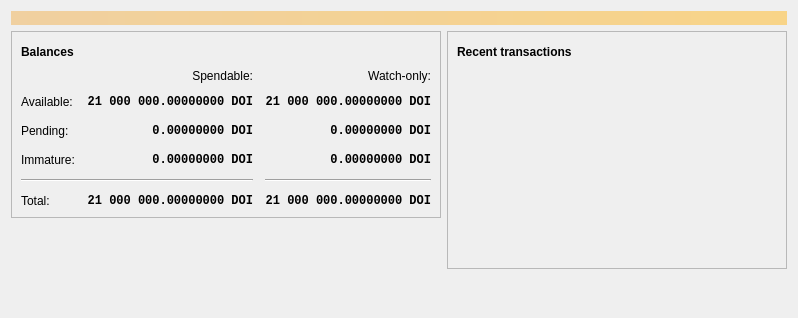
<?xml version="1.0" encoding="UTF-8"?>
<ui version="4.0">
 <class>OverviewPage</class>
 <widget class="QWidget" name="OverviewPage">
  <property name="geometry">
   <rect>
    <x>0</x>
    <y>0</y>
    <width>798</width>
    <height>318</height>
   </rect>
  </property>
  <property name="windowTitle">
   <string>Form</string>
  </property>
  <layout class="QVBoxLayout" name="topLayout">
   <item>
    <widget class="QLabel" name="labelAlerts">
     <property name="visible">
      <bool>false</bool>
     </property>
     <property name="styleSheet">
      <string notr="true">QLabel { background-color: qlineargradient(x1: 0, y1: 0, x2: 1, y2: 0, stop:0 #F0D0A0, stop:1 #F8D488); color:#000000; }</string>
     </property>
     <property name="wordWrap">
      <bool>true</bool>
     </property>
     <property name="margin">
      <number>3</number>
     </property>
     <property name="textInteractionFlags">
      <set>Qt::TextSelectableByMouse</set>
     </property>
    </widget>
   </item>
   <item>
    <layout class="QHBoxLayout" name="horizontalLayout" stretch="1,1">
     <item>
      <layout class="QVBoxLayout" name="verticalLayout_2">
       <item>
        <widget class="QFrame" name="frame">
         <property name="frameShape">
          <enum>QFrame::StyledPanel</enum>
         </property>
         <property name="frameShadow">
          <enum>QFrame::Raised</enum>
         </property>
         <layout class="QVBoxLayout" name="verticalLayout_4">
          <item>
           <layout class="QHBoxLayout" name="horizontalLayout_4">
            <item>
             <widget class="QLabel" name="label_5">
              <property name="font">
               <font>
                <weight>75</weight>
                <bold>true</bold>
               </font>
              </property>
              <property name="text">
               <string>Balances</string>
              </property>
             </widget>
            </item>
            <item>
             <widget class="QPushButton" name="labelWalletStatus">
              <property name="enabled">
               <bool>true</bool>
              </property>
              <property name="maximumSize">
               <size>
                <width>30</width>
                <height>16777215</height>
               </size>
              </property>
              <property name="toolTip">
               <string>The displayed information may be out of date. Your wallet automatically synchronizes with the Doichain network after a connection is established, but this process has not completed yet.</string>
              </property>
              <property name="text">
               <string/>
              </property>
              <property name="icon">
               <iconset resource="../bitcoin.qrc">
                <normaloff>:/icons/warning</normaloff>
                <disabledoff>:/icons/warning</disabledoff>:/icons/warning</iconset>
              </property>
              <property name="iconSize">
               <size>
                <width>24</width>
                <height>24</height>
               </size>
              </property>
              <property name="flat">
               <bool>true</bool>
              </property>
             </widget>
            </item>
            <item>
             <spacer name="horizontalSpacer_3">
              <property name="orientation">
               <enum>Qt::Horizontal</enum>
              </property>
              <property name="sizeHint" stdset="0">
               <size>
                <width>40</width>
                <height>20</height>
               </size>
              </property>
             </spacer>
            </item>
           </layout>
          </item>
          <item>
           <layout class="QGridLayout" name="gridLayout">
            <property name="spacing">
             <number>12</number>
            </property>
            <item row="2" column="2">
             <widget class="QLabel" name="labelWatchPending">
              <property name="font">
               <font>
                <family>Monospace</family>
                <weight>75</weight>
                <bold>true</bold>
               </font>
              </property>
              <property name="cursor">
               <cursorShape>IBeamCursor</cursorShape>
              </property>
              <property name="toolTip">
               <string>Unconfirmed transactions to watch-only addresses</string>
              </property>
              <property name="text">
               <string notr="true">0.00000000 DOI</string>
              </property>
              <property name="alignment">
               <set>Qt::AlignRight|Qt::AlignTrailing|Qt::AlignVCenter</set>
              </property>
              <property name="textInteractionFlags">
               <set>Qt::LinksAccessibleByMouse|Qt::TextSelectableByKeyboard|Qt::TextSelectableByMouse</set>
              </property>
             </widget>
            </item>
            <item row="2" column="1">
             <widget class="QLabel" name="labelUnconfirmed">
              <property name="font">
               <font>
                <family>Monospace</family>
                <weight>75</weight>
                <bold>true</bold>
               </font>
              </property>
              <property name="cursor">
               <cursorShape>IBeamCursor</cursorShape>
              </property>
              <property name="toolTip">
               <string>Total of transactions that have yet to be confirmed, and do not yet count toward the spendable balance</string>
              </property>
              <property name="text">
               <string notr="true">0.00000000 DOI</string>
              </property>
              <property name="alignment">
               <set>Qt::AlignRight|Qt::AlignTrailing|Qt::AlignVCenter</set>
              </property>
              <property name="textInteractionFlags">
               <set>Qt::LinksAccessibleByMouse|Qt::TextSelectableByKeyboard|Qt::TextSelectableByMouse</set>
              </property>
             </widget>
            </item>
            <item row="3" column="2">
             <widget class="QLabel" name="labelWatchImmature">
              <property name="font">
               <font>
                <family>Monospace</family>
                <weight>75</weight>
                <bold>true</bold>
               </font>
              </property>
              <property name="cursor">
               <cursorShape>IBeamCursor</cursorShape>
              </property>
              <property name="toolTip">
               <string>Mined balance in watch-only addresses that has not yet matured</string>
              </property>
              <property name="text">
               <string notr="true">0.00000000 DOI</string>
              </property>
              <property name="alignment">
               <set>Qt::AlignRight|Qt::AlignTrailing|Qt::AlignVCenter</set>
              </property>
              <property name="textInteractionFlags">
               <set>Qt::LinksAccessibleByMouse|Qt::TextSelectableByKeyboard|Qt::TextSelectableByMouse</set>
              </property>
             </widget>
            </item>
            <item row="4" column="0" colspan="2">
             <widget class="Line" name="line">
              <property name="orientation">
               <enum>Qt::Horizontal</enum>
              </property>
             </widget>
            </item>
            <item row="4" column="2">
             <widget class="Line" name="lineWatchBalance">
              <property name="sizePolicy">
               <sizepolicy hsizetype="Preferred" vsizetype="Fixed">
                <horstretch>0</horstretch>
                <verstretch>0</verstretch>
               </sizepolicy>
              </property>
              <property name="minimumSize">
               <size>
                <width>140</width>
                <height>0</height>
               </size>
              </property>
              <property name="orientation">
               <enum>Qt::Horizontal</enum>
              </property>
             </widget>
            </item>
            <item row="5" column="0">
             <widget class="QLabel" name="labelTotalText">
              <property name="text">
               <string>Total:</string>
              </property>
             </widget>
            </item>
            <item row="3" column="1">
             <widget class="QLabel" name="labelImmature">
              <property name="font">
               <font>
                <family>Monospace</family>
                <weight>75</weight>
                <bold>true</bold>
               </font>
              </property>
              <property name="cursor">
               <cursorShape>IBeamCursor</cursorShape>
              </property>
              <property name="toolTip">
               <string>Mined balance that has not yet matured</string>
              </property>
              <property name="text">
               <string notr="true">0.00000000 DOI</string>
              </property>
              <property name="alignment">
               <set>Qt::AlignRight|Qt::AlignTrailing|Qt::AlignVCenter</set>
              </property>
              <property name="textInteractionFlags">
               <set>Qt::LinksAccessibleByMouse|Qt::TextSelectableByKeyboard|Qt::TextSelectableByMouse</set>
              </property>
             </widget>
            </item>
            <item row="2" column="3">
             <spacer name="horizontalSpacer_2">
              <property name="orientation">
               <enum>Qt::Horizontal</enum>
              </property>
              <property name="sizeHint" stdset="0">
               <size>
                <width>40</width>
                <height>20</height>
               </size>
              </property>
             </spacer>
            </item>
            <item row="3" column="0">
             <widget class="QLabel" name="labelImmatureText">
              <property name="text">
               <string>Immature:</string>
              </property>
             </widget>
            </item>
            <item row="5" column="1">
             <widget class="QLabel" name="labelTotal">
              <property name="font">
               <font>
                <family>Monospace</family>
                <weight>75</weight>
                <bold>true</bold>
               </font>
              </property>
              <property name="cursor">
               <cursorShape>IBeamCursor</cursorShape>
              </property>
              <property name="toolTip">
               <string>Your current total balance</string>
              </property>
              <property name="text">
               <string notr="true">21 000 000.00000000 DOI</string>
              </property>
              <property name="alignment">
               <set>Qt::AlignRight|Qt::AlignTrailing|Qt::AlignVCenter</set>
              </property>
              <property name="textInteractionFlags">
               <set>Qt::LinksAccessibleByMouse|Qt::TextSelectableByKeyboard|Qt::TextSelectableByMouse</set>
              </property>
             </widget>
            </item>
            <item row="5" column="2">
             <widget class="QLabel" name="labelWatchTotal">
              <property name="font">
               <font>
                <family>Monospace</family>
                <weight>75</weight>
                <bold>true</bold>
               </font>
              </property>
              <property name="cursor">
               <cursorShape>IBeamCursor</cursorShape>
              </property>
              <property name="toolTip">
               <string>Current total balance in watch-only addresses</string>
              </property>
              <property name="text">
               <string notr="true">21 000 000.00000000 DOI</string>
              </property>
              <property name="alignment">
               <set>Qt::AlignRight|Qt::AlignTrailing|Qt::AlignVCenter</set>
              </property>
              <property name="textInteractionFlags">
               <set>Qt::LinksAccessibleByMouse|Qt::TextSelectableByKeyboard|Qt::TextSelectableByMouse</set>
              </property>
             </widget>
            </item>
            <item row="0" column="2">
             <widget class="QLabel" name="labelWatchonly">
              <property name="text">
               <string>Watch-only:</string>
              </property>
              <property name="alignment">
               <set>Qt::AlignRight|Qt::AlignTrailing|Qt::AlignVCenter</set>
              </property>
             </widget>
            </item>
            <item row="1" column="0">
             <widget class="QLabel" name="labelBalanceText">
              <property name="text">
               <string>Available:</string>
              </property>
             </widget>
            </item>
            <item row="1" column="1">
             <widget class="QLabel" name="labelBalance">
              <property name="font">
               <font>
                <family>Monospace</family>
                <weight>75</weight>
                <bold>true</bold>
               </font>
              </property>
              <property name="cursor">
               <cursorShape>IBeamCursor</cursorShape>
              </property>
              <property name="toolTip">
               <string>Your current spendable balance</string>
              </property>
              <property name="text">
               <string notr="true">21 000 000.00000000 DOI</string>
              </property>
              <property name="alignment">
               <set>Qt::AlignRight|Qt::AlignTrailing|Qt::AlignVCenter</set>
              </property>
              <property name="textInteractionFlags">
               <set>Qt::LinksAccessibleByMouse|Qt::TextSelectableByKeyboard|Qt::TextSelectableByMouse</set>
              </property>
             </widget>
            </item>
            <item row="1" column="2">
             <widget class="QLabel" name="labelWatchAvailable">
              <property name="font">
               <font>
                <family>Monospace</family>
                <weight>75</weight>
                <bold>true</bold>
               </font>
              </property>
              <property name="cursor">
               <cursorShape>IBeamCursor</cursorShape>
              </property>
              <property name="toolTip">
               <string>Your current balance in watch-only addresses</string>
              </property>
              <property name="text">
               <string notr="true">21 000 000.00000000 DOI</string>
              </property>
              <property name="alignment">
               <set>Qt::AlignRight|Qt::AlignTrailing|Qt::AlignVCenter</set>
              </property>
              <property name="textInteractionFlags">
               <set>Qt::LinksAccessibleByMouse|Qt::TextSelectableByKeyboard|Qt::TextSelectableByMouse</set>
              </property>
             </widget>
            </item>
            <item row="2" column="0">
             <widget class="QLabel" name="labelPendingText">
              <property name="text">
               <string>Pending:</string>
              </property>
             </widget>
            </item>
            <item row="0" column="1">
             <widget class="QLabel" name="labelSpendable">
              <property name="text">
               <string>Spendable:</string>
              </property>
              <property name="alignment">
               <set>Qt::AlignRight|Qt::AlignTrailing|Qt::AlignVCenter</set>
              </property>
             </widget>
            </item>
           </layout>
          </item>
         </layout>
        </widget>
       </item>
       <item>
        <spacer name="verticalSpacer">
         <property name="orientation">
          <enum>Qt::Vertical</enum>
         </property>
         <property name="sizeHint" stdset="0">
          <size>
           <width>20</width>
           <height>40</height>
          </size>
         </property>
        </spacer>
       </item>
      </layout>
     </item>
     <item>
      <layout class="QVBoxLayout" name="verticalLayout_3">
       <item>
        <widget class="QFrame" name="frame_2">
         <property name="frameShape">
          <enum>QFrame::StyledPanel</enum>
         </property>
         <property name="frameShadow">
          <enum>QFrame::Raised</enum>
         </property>
         <layout class="QVBoxLayout" name="verticalLayout">
          <item>
           <layout class="QHBoxLayout" name="horizontalLayout_2">
            <item>
             <widget class="QLabel" name="label_4">
              <property name="font">
               <font>
                <weight>75</weight>
                <bold>true</bold>
               </font>
              </property>
              <property name="text">
               <string>Recent transactions</string>
              </property>
             </widget>
            </item>
            <item>
             <widget class="QPushButton" name="labelTransactionsStatus">
              <property name="enabled">
               <bool>true</bool>
              </property>
              <property name="maximumSize">
               <size>
                <width>30</width>
                <height>16777215</height>
               </size>
              </property>
              <property name="toolTip">
               <string>The displayed information may be out of date. Your wallet automatically synchronizes with the Doichain network after a connection is established, but this process has not completed yet.</string>
              </property>
              <property name="text">
               <string/>
              </property>
              <property name="icon">
               <iconset resource="../bitcoin.qrc">
                <normaloff>:/icons/warning</normaloff>
                <disabledoff>:/icons/warning</disabledoff>:/icons/warning</iconset>
              </property>
              <property name="iconSize">
               <size>
                <width>24</width>
                <height>24</height>
               </size>
              </property>
              <property name="flat">
               <bool>true</bool>
              </property>
             </widget>
            </item>
            <item>
             <spacer name="horizontalSpacer">
              <property name="orientation">
               <enum>Qt::Horizontal</enum>
              </property>
              <property name="sizeHint" stdset="0">
               <size>
                <width>40</width>
                <height>20</height>
               </size>
              </property>
             </spacer>
            </item>
           </layout>
          </item>
          <item>
           <widget class="QListView" name="listTransactions">
            <property name="styleSheet">
             <string notr="true">QListView { background: transparent; }</string>
            </property>
            <property name="frameShape">
             <enum>QFrame::NoFrame</enum>
            </property>
            <property name="verticalScrollBarPolicy">
             <enum>Qt::ScrollBarAlwaysOff</enum>
            </property>
            <property name="horizontalScrollBarPolicy">
             <enum>Qt::ScrollBarAlwaysOff</enum>
            </property>
            <property name="selectionMode">
             <enum>QAbstractItemView::NoSelection</enum>
            </property>
           </widget>
          </item>
         </layout>
        </widget>
       </item>
       <item>
        <spacer name="verticalSpacer_2">
         <property name="orientation">
          <enum>Qt::Vertical</enum>
         </property>
         <property name="sizeHint" stdset="0">
          <size>
           <width>20</width>
           <height>40</height>
          </size>
         </property>
        </spacer>
       </item>
      </layout>
     </item>
    </layout>
   </item>
  </layout>
 </widget>
 <resources/>
 <connections/>
</ui>
